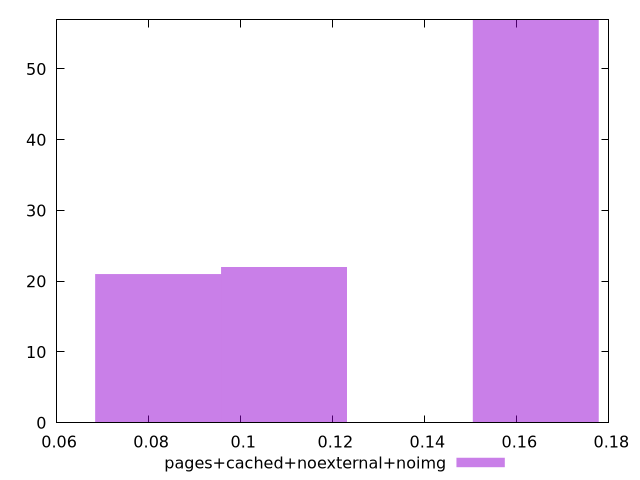

Here is the gnuplot script that generated this plot:
$_pagesCachedNoexternalNoimg <<EOF
0.1641168311044277 57
0.08205841555221385 21
0.10941122073628515 22
EOF
set key outside below
set terminal pngcairo
set output "report_00004_2020-11-02T20-21-41.718Z/largest-contentful-paint/pages+cached+noexternal+noimg//hist.png"
set yrange [0:57]
set boxwidth 0.027352805184071287
set style fill transparent solid 0.5 noborder
plot $_pagesCachedNoexternalNoimg title "pages+cached+noexternal+noimg" with boxes ,
